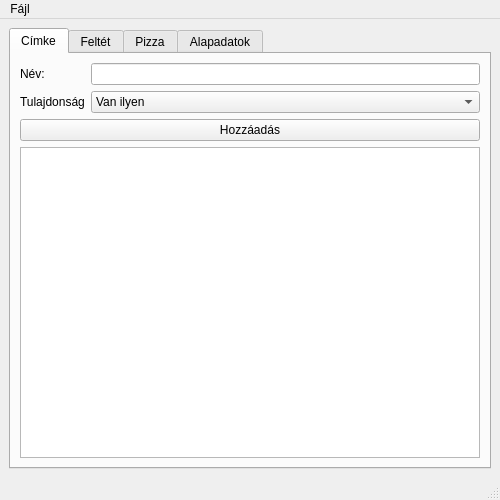
<?xml version="1.0" encoding="UTF-8"?>
<ui version="4.0">
 <class>MainWindow</class>
 <widget class="QMainWindow" name="MainWindow">
  <property name="geometry">
   <rect>
    <x>0</x>
    <y>0</y>
    <width>500</width>
    <height>500</height>
   </rect>
  </property>
  <property name="windowTitle">
   <string>MainWindow</string>
  </property>
  <widget class="QWidget" name="centralwidget">
   <layout class="QVBoxLayout" name="verticalLayout">
    <item>
     <widget class="QTabWidget" name="tabWidget">
      <property name="currentIndex">
       <number>0</number>
      </property>
      <widget class="QWidget" name="label">
       <attribute name="title">
        <string>Címke</string>
       </attribute>
       <layout class="QFormLayout" name="formLayout_2">
        <item row="0" column="0">
         <widget class="QLabel" name="nameLabel">
          <property name="text">
           <string>Név:</string>
          </property>
         </widget>
        </item>
        <item row="0" column="1">
         <widget class="QLineEdit" name="nameLineEdit"/>
        </item>
        <item row="1" column="0">
         <widget class="QLabel" name="modeLabel">
          <property name="text">
           <string>Tulajdonság</string>
          </property>
         </widget>
        </item>
        <item row="1" column="1">
         <widget class="QComboBox" name="modeWidget">
          <item>
           <property name="text">
            <string>Van ilyen</string>
           </property>
          </item>
          <item>
           <property name="text">
            <string>Minden ilyen</string>
           </property>
          </item>
         </widget>
        </item>
        <item row="3" column="0" colspan="2">
         <widget class="QPushButton" name="addButton">
          <property name="text">
           <string>Hozzáadás</string>
          </property>
         </widget>
        </item>
        <item row="4" column="0" colspan="2">
         <widget class="QListWidget" name="existinglabel_listWidget"/>
        </item>
       </layout>
      </widget>
      <widget class="QWidget" name="topping">
       <attribute name="title">
        <string>Feltét</string>
       </attribute>
       <layout class="QFormLayout" name="formLayout_4">
        <item row="0" column="0">
         <widget class="QLabel" name="nameLabel_2">
          <property name="text">
           <string>Név:</string>
          </property>
         </widget>
        </item>
        <item row="0" column="1">
         <widget class="QLineEdit" name="nameLineEdit_2"/>
        </item>
        <item row="2" column="0">
         <widget class="QLabel" name="labelLabel">
          <property name="text">
           <string>Címke:</string>
          </property>
         </widget>
        </item>
        <item row="2" column="1">
         <widget class="QListWidget" name="label_listWidget"/>
        </item>
        <item row="3" column="0" colspan="2">
         <widget class="QPushButton" name="addButton_2">
          <property name="text">
           <string>Hozzáadás</string>
          </property>
         </widget>
        </item>
        <item row="4" column="0" colspan="2">
         <widget class="QListWidget" name="existingtopping_listWidget"/>
        </item>
        <item row="1" column="0">
         <widget class="QLabel" name="priceLabel">
          <property name="text">
           <string>Ár:</string>
          </property>
         </widget>
        </item>
        <item row="1" column="1">
         <widget class="QSpinBox" name="priceLineEdit">
          <property name="maximum">
           <number>99999</number>
          </property>
         </widget>
        </item>
       </layout>
      </widget>
      <widget class="QWidget" name="pizza">
       <attribute name="title">
        <string>Pizza</string>
       </attribute>
       <layout class="QFormLayout" name="formLayout_3">
        <item row="0" column="0">
         <widget class="QLabel" name="nameLabel_3">
          <property name="text">
           <string>Név:</string>
          </property>
         </widget>
        </item>
        <item row="0" column="1">
         <widget class="QLineEdit" name="nameLineEdit_3"/>
        </item>
        <item row="1" column="0">
         <widget class="QLabel" name="basepriceLabel">
          <property name="text">
           <string>Alapár:</string>
          </property>
         </widget>
        </item>
        <item row="1" column="1">
         <widget class="QSpinBox" name="basepriceSpinBox">
          <property name="maximum">
           <number>99999</number>
          </property>
         </widget>
        </item>
        <item row="2" column="0">
         <widget class="QLabel" name="toppingLabel">
          <property name="text">
           <string>Feltétek:</string>
          </property>
         </widget>
        </item>
        <item row="2" column="1">
         <widget class="QListWidget" name="topping_listWidget"/>
        </item>
        <item row="3" column="0" colspan="2">
         <widget class="QPushButton" name="addButton_3">
          <property name="text">
           <string>Hozzáadás</string>
          </property>
         </widget>
        </item>
        <item row="4" column="0" colspan="2">
         <widget class="QListWidget" name="existingpizza_listWidget"/>
        </item>
       </layout>
      </widget>
      <widget class="QWidget" name="basics">
       <attribute name="title">
        <string>Alapadatok</string>
       </attribute>
       <layout class="QFormLayout" name="formLayout">
        <item row="0" column="0">
         <widget class="QLabel" name="shopnameLabel">
          <property name="text">
           <string>Pizzéria neve:</string>
          </property>
         </widget>
        </item>
        <item row="0" column="1">
         <widget class="QLineEdit" name="shopnameLineEdit"/>
        </item>
        <item row="1" column="0">
         <widget class="QLabel" name="transportcostLabel">
          <property name="text">
           <string>Szállítási költség:</string>
          </property>
         </widget>
        </item>
        <item row="1" column="1">
         <widget class="QSpinBox" name="transportcostspinBox">
          <property name="maximum">
           <number>99999</number>
          </property>
         </widget>
        </item>
        <item row="2" column="0">
         <layout class="QGridLayout" name="gridLayout">
          <property name="topMargin">
           <number>0</number>
          </property>
          <item row="2" column="0">
           <widget class="QLabel" name="label_4">
            <property name="text">
             <string>Szerda</string>
            </property>
           </widget>
          </item>
          <item row="6" column="0">
           <widget class="QLabel" name="label_8">
            <property name="text">
             <string>Vasárnap</string>
            </property>
           </widget>
          </item>
          <item row="1" column="1">
           <widget class="QTimeEdit" name="tStart"/>
          </item>
          <item row="0" column="0">
           <widget class="QLabel" name="label_2">
            <property name="text">
             <string>Hétfő</string>
            </property>
           </widget>
          </item>
          <item row="1" column="0">
           <widget class="QLabel" name="label_3">
            <property name="text">
             <string>Kedd</string>
            </property>
           </widget>
          </item>
          <item row="0" column="1">
           <widget class="QTimeEdit" name="mStart"/>
          </item>
          <item row="4" column="1">
           <widget class="QTimeEdit" name="fStart"/>
          </item>
          <item row="6" column="1">
           <widget class="QTimeEdit" name="sunStart"/>
          </item>
          <item row="4" column="0">
           <widget class="QLabel" name="label_6">
            <property name="text">
             <string>Péntek</string>
            </property>
           </widget>
          </item>
          <item row="3" column="0">
           <widget class="QLabel" name="label_5">
            <property name="text">
             <string>Csütörtök</string>
            </property>
           </widget>
          </item>
          <item row="5" column="0">
           <widget class="QLabel" name="label_7">
            <property name="text">
             <string>Szombat</string>
            </property>
           </widget>
          </item>
          <item row="3" column="1">
           <widget class="QTimeEdit" name="thStart"/>
          </item>
          <item row="5" column="1">
           <widget class="QTimeEdit" name="satStart"/>
          </item>
          <item row="2" column="1">
           <widget class="QTimeEdit" name="wStart"/>
          </item>
          <item row="0" column="2">
           <widget class="QTimeEdit" name="mEnd"/>
          </item>
          <item row="1" column="2">
           <widget class="QTimeEdit" name="tEnd"/>
          </item>
          <item row="2" column="2">
           <widget class="QTimeEdit" name="wEnd"/>
          </item>
          <item row="3" column="2">
           <widget class="QTimeEdit" name="thEnd"/>
          </item>
          <item row="4" column="2">
           <widget class="QTimeEdit" name="fEnd"/>
          </item>
          <item row="5" column="2">
           <widget class="QTimeEdit" name="satEnd"/>
          </item>
          <item row="6" column="2">
           <widget class="QTimeEdit" name="sunEnd"/>
          </item>
         </layout>
        </item>
        <item row="3" column="0" colspan="2">
         <widget class="QPushButton" name="save_pushButton">
          <property name="text">
           <string>Mentés</string>
          </property>
         </widget>
        </item>
       </layout>
      </widget>
     </widget>
    </item>
   </layout>
  </widget>
  <widget class="QMenuBar" name="menubar">
   <property name="geometry">
    <rect>
     <x>0</x>
     <y>0</y>
     <width>500</width>
     <height>25</height>
    </rect>
   </property>
   <widget class="QMenu" name="menuF_jl">
    <property name="title">
     <string>Fájl</string>
    </property>
    <addaction name="actionBet_lt_s"/>
    <addaction name="actionKiment_s"/>
    <addaction name="separator"/>
    <addaction name="actionKil_p_s"/>
   </widget>
   <addaction name="menuF_jl"/>
  </widget>
  <widget class="QStatusBar" name="statusbar"/>
  <action name="actionBet_lt_s">
   <property name="text">
    <string>Betöltés</string>
   </property>
  </action>
  <action name="actionKiment_s">
   <property name="text">
    <string>Kimentés</string>
   </property>
  </action>
  <action name="actionKil_p_s">
   <property name="text">
    <string>Kilépés</string>
   </property>
  </action>
 </widget>
 <resources/>
 <connections/>
</ui>
